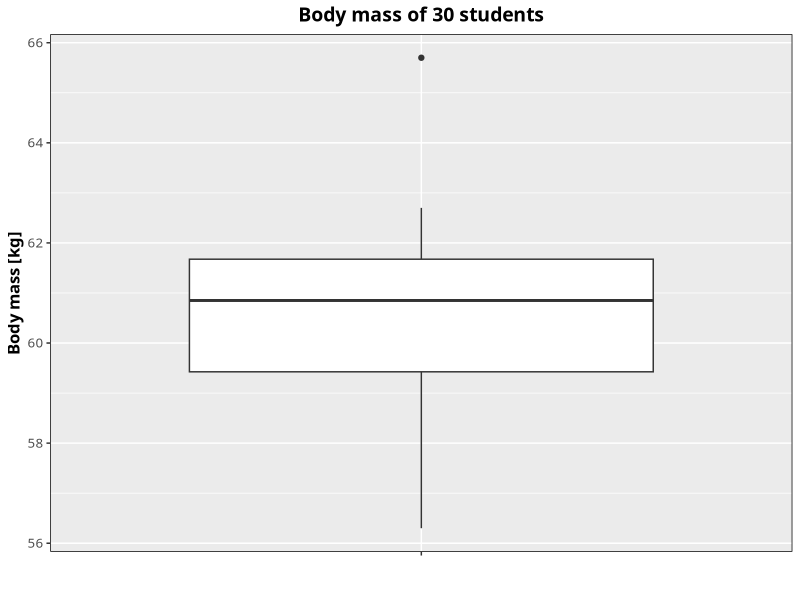
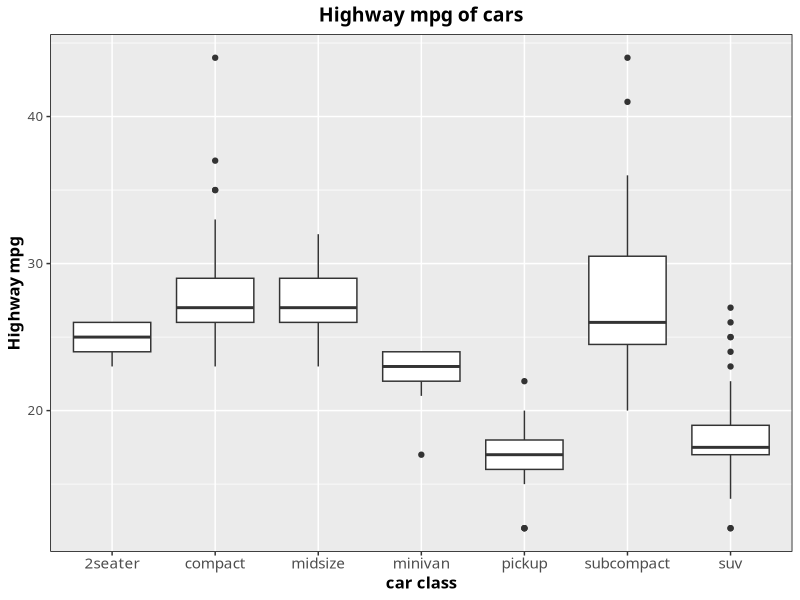
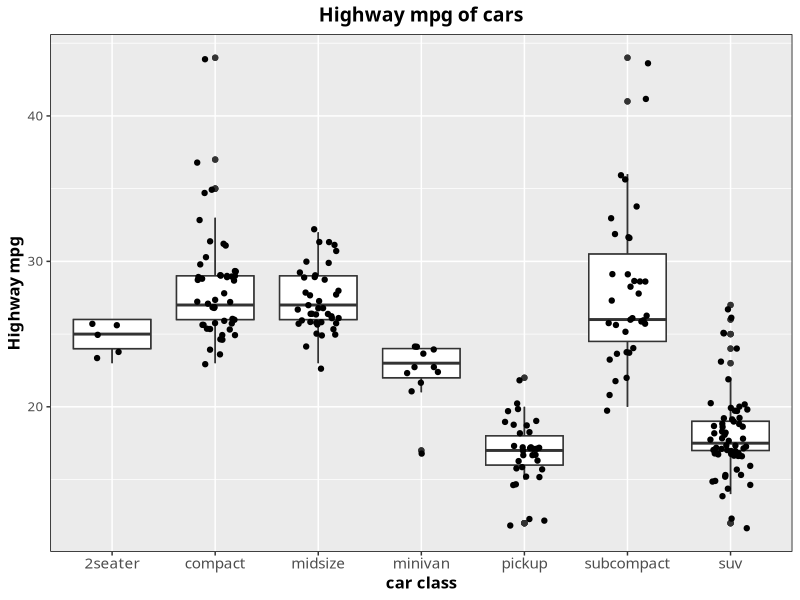

Write the R code that produced these figures, in order.
## ---- chunk 1
knitr::opts_chunk$set(echo = TRUE, warning=FALSE)
suppressWarnings(suppressMessages(suppressPackageStartupMessages(library(ggplot2))))
## ---- chunk 2
df <- data.frame(mass=c(59.2, 61.5, 62.3, 61.4, 60.9, 59.8,
                          60.5, 59.0, 61.1, 60.7, 61.6, 56.3,
                          61.9, 65.7, 60.4, 58.9, 59.0, 61.2,
                          62.1, 61.4, 58.4, 60.8, 60.2, 62.7,
                          60.0, 59.3, 61.9, 61.7, 58.4, 62.2))
## ---- chunk 3
library(ggplot2)


p <- ggplot(df) + aes(x="", y=mass) +
     geom_boxplot() +
     ggtitle("Body mass of 30 students") +
     labs(x="", y="Body mass [kg]") +
     theme(plot.title = element_text(size = 14,
                                     family = "Tahoma",
                                     face = "bold",
                                     hjust = 0.5),
          panel.border = element_rect(colour = "black",
                                      fill=NA, size=.5),
          text = element_text(size = 12, family = "Tahoma"),
          axis.title = element_text(face="bold"),
          axis.text.x=element_text(size = 11))

print(p)
## ---- chunk 4
summary(mpg)

## ---- chunk 5
plt <- ggplot(mpg, aes(class, hwy)) +
       geom_boxplot() +
       ggtitle("Highway mpg of cars") +
       labs(x="car class", y="Highway mpg") +
       theme(plot.title = element_text(size = 14,
                                      family = "Tahoma",
                                      face = "bold",
                                      hjust = 0.5), # center title
             panel.border = element_rect(colour = "black",
                                      fill=NA, size=.5),
             text = element_text(size = 12, family = "Tahoma"),
             axis.title = element_text(face="bold"),
             axis.text.x=element_text(size = 11))

print(plt)

## ---- chunk 6
plt <- plt +
       geom_boxplot() +
       geom_jitter(width = 0.2)
print(plt)
